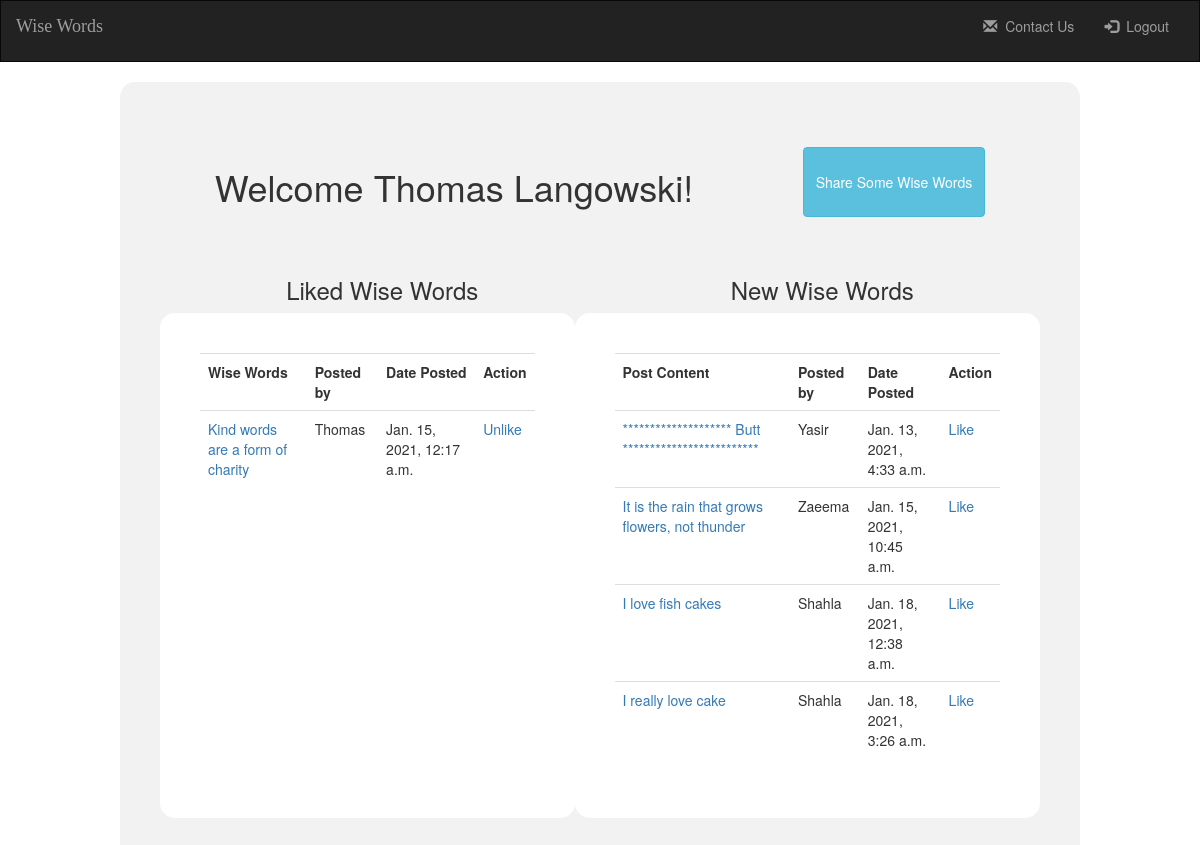
/homepage (signed in), run on the app's committed database.
### wise_words_app/models.py (models this page shows)
class User(models.Model):
    firstName = models.CharField(max_length=15)
    lastName = models.CharField(max_length=15)
    email = models.CharField(max_length=15)
    password = models.CharField(max_length=20)
    created_at = models.DateTimeField(auto_now_add=True)
    updated_at = models.DateTimeField(auto_now=True)
    objects = UserManager() #must connect the validatons to our user models

class Post(models.Model): # This will be a one to many relationship between User and Post
    wiseWords = models.TextField(max_length=15)
    uploader = models.ForeignKey(User, related_name="post_uploader", on_delete = models.CASCADE ) # Here I am, making the one to many relationship to User class, related name is how I want the user to access the post
    likes = models.ManyToManyField(User, related_name="posts_liked") # If there is a many to many relationship here then put it in the second class after the one its connected to
    created_at = models.DateTimeField(auto_now_add=True)
    updated_at = models.DateTimeField(auto_now=True)
    objects = PostManager() #must connect the validatons to our user models

### wise_words_app/views.py (the view, shortened to what this page needs)
# urls.py: path('homepage', views.homepage), # .something is the method we have created in views
def homepage(request):
    context = { # Here we are passing in sessions information to the template to display which use has logged in
        'loggedInUser' : User.objects.get(id = request.session['loggedInIdForSessions']), # In a dictionary key value pairs are seperated by a colon
        'allPosts' : Post.objects.all(), # After typing this out here we go to out html and {{ }} what we named all the posts here...which is allPosts
        'likedPosts' : Post.objects.filter(Q(likes=User.objects.get(id = request.session['loggedInIdForSessions'])) | Q(uploader=User.objects.get(id = request.session['loggedInIdForSessions'])) ), # HERE I AM A BIT CONFUSED, here we need to show the posts liked by the logged in user
        'notLikedPosts' : Post.objects.exclude(Q(likes=User.objects.get(id = request.session['loggedInIdForSessions'])) | Q(uploader=User.objects.get(id = request.session['loggedInIdForSessions'])) ) # HERE I AM A BIT CONFUSED
    }
    return render(request, "homepage.html", context) #here we are rendering the hompage

### wise_words_app/templates/homepage.html (shortened to what this page needs)
<!DOCTYPE html>
<html lang="en">
<head>
  <link rel="stylesheet" href="https://maxcdn.bootstrapcdn.com/bootstrap/3.3.6/css/bootstrap.min.css">
  {% load static %}
  <link rel="stylesheet" href="{% static 'style/style.css' %}">
</head>
<body>
  <div>
    <nav class="navbar navbar-inverse">
      <div class=container-fluid>
        <a class="navbar-brand" href="">Wise Words</a>
        <div class="collapse navbar-collapse" id="topNavBar">
          <ul class="nav navbar-nav navbar-right">
            <li class="">
              <a href="/contactUs">
                <span class="glyphicon glyphicon-envelope" aria-hidden="true"></span>&nbsp; Contact Us
              </a>
            </li>
            <li class="">
              <a href="/logout">
                <span class="glyphicon glyphicon-log-in" aria-hidden="true"></span>&nbsp; Logout
              </a>
            </li>
          </ul>
        </div>
      </div>
    </nav>
  </div>
  <div id="homePageWholeBackGround">
    <div class="welcomeBox">
      <h1>Welcome {{loggedInUser.firstName}} {{loggedInUser.lastName}}!</h1>
      <button type="button" class="btn btn-info" id="addPostButton"><a id="addPostLink" href="/addPost">Share Some Wise Words</a></button>
    </div>
    <div id="tableTitle">
      <h3>Liked Wise Words</h3>
      <h3>New Wise Words</h3>
    </div>
    <div>
      <div class="duo">
        <div class="twin">
          <table class="table table-hover">
            <tr>
              <th scope="col">Wise Words</th>
              <th scope="col">Posted by</th>
              <th scope="col">Date Posted</th>
              <th scope="col">Action</th>
            </tr>
            {% for postObject in likedPosts %}
            <tr>
              <td scope="row"><a class="tableLink" href="/wiseWords/{{postObject.id}}">{{postObject.wiseWords}}</a></td>
              <td>{{postObject.uploader.firstName.capitalize}}</td>
              <td>{{postObject.created_at}}</td>
              <td><a class="tableLink" href="/Unlike/{{postObject.id}}">Unlike</a></td>
            </tr>
            {% endfor%}
          </table>
        </div>
        <div class="twin">
          <table class="table table-hover">
            <tr>
              <th scope="col">Post Content</th>
              <th scope="col">Posted by</th>
              <th scope="col">Date Posted</th>
              <th scope="col">Action</th>
            </tr>
            {% for postObject in notLikedPosts %}
            <tr>
              <td scope="row"><a class="tableLink" href="/wiseWords/{{postObject.id}}">{{postObject.wiseWords}}</a></td>
              <td>{{postObject.uploader.firstName.capitalize}}</td>
              <td>{{postObject.created_at}}</td>
              <td><a class="tableLink" href="/like/{{postObject.id}}">Like</a>  </td>
            </tr>
            {% endfor%}
          </table>
        </div>
      </div>
    </div>
  </div>
</body>
</html>

### wise_words_app/static/style/style.css (style rules this page uses)
li { margin-bottom: 10px; }
.navbar { border-radius: 0; }
.navbar-brand { font-family: 'Satisfy', cursive; }
.duo { display: flex; justify-content: space-around; }
#addPostLink { color: white }
.welcomeBox { display: flex; justify-content: space-around; margin-bottom: 40px; margin-top: 60px; }
.twin { padding: 40px; background-color: white; border-radius: 15px }
#tableTitle { display: flex; justify-content: space-around; }
#homePageWholeBackGround { background-color:rgb(242,242,242); border-radius: 15px; padding-top: 5px; padding-bottom: 60px; padding-left: 40px; padding-right: 40px; margin-left: 120px; margin-right: 120px; }

### data on the page
User: firstName "Thomas", lastName "Langowski"
Post: wiseWords "Kind words are a form of charity", uploader.firstName "Thomas", created_at "Jan. 15, 2021, 12:17 a.m."
Post: wiseWords "******************** Butt *************************", uploader.firstName "Yasir", created_at "Jan. 13, 2021, 4:33 a.m."
Post: wiseWords "It is the rain that grows flowers, not thunder", uploader.firstName "Zaeema", created_at "Jan. 15, 2021, 10:45 a.m."
Post: wiseWords "I love fish cakes", uploader.firstName "Shahla", created_at "Jan. 18, 2021, 12:38 a.m."
Post: wiseWords "I really love cake", uploader.firstName "Shahla", created_at "Jan. 18, 2021, 3:26 a.m."
